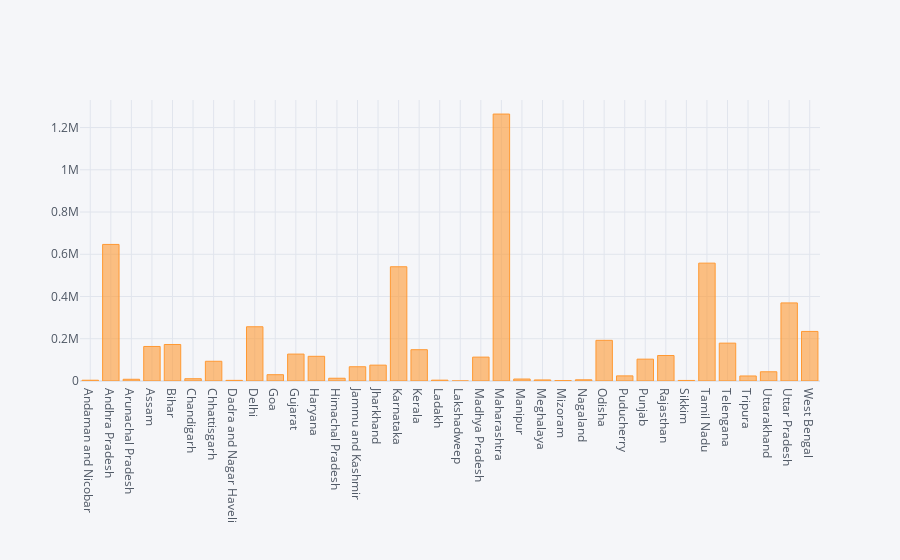

The cell this chart's notebook holds for it:
### Code cell
# pandas for visualization
df.plot(kind='bar',x='Name of State / UT',y='Total Cases')       
plt.show()

#Plotly vis 
df.iplot(kind='bar',x='Name of State / UT',y='Total Cases')

### Figure 1 — Plotly figure (JSON) as saved in the notebook; plotly's stock layout.template omitted (floating-point values rounded to 4 significant figures)
{"data": [{"marker": {"color": "rgba(255, 153, 51, 0.6)", "line": {"color": "rgba(255, 153, 51, 1.0)", "width": 1}}, "name": "Total Cases", "orientation": "v", "text": "", "type": "bar", "x": ["Andaman and Nicobar", "Andhra Pradesh", "Arunachal Pradesh", "Assam", "Bihar", "Chandigarh", "Chhattisgarh", "Dadra and Nagar Haveli", "Delhi", "Goa", "Gujarat", "Haryana", "Himachal Pradesh", "Jammu and Kashmir", "Jharkhand", "Karnataka", "Kerala", "Ladakh", "Lakshadweep", "Madhya Pradesh", "Maharashtra", "Manipur", "Meghalaya", "Mizoram", "Nagaland", "Odisha", "Puducherry", "Punjab", "Rajasthan", "Sikkim", "Tamil Nadu", "Telengana", "Tripura", "Uttarakhand", "Uttar Pradesh", "West Bengal"], "y": [3712, 646530, 8133, 163491, 172854, 10726, 93351, 2962, 256789, 29879, 127379, 116856, 13049, 67510, 75089, 540847, 148132, 3933, 0, 113057, 1263799, 9376, 4961, 1713, 5671, 192548, 24227, 103464, 120739, 2628, 557999, 179246, 23789, 43720, 369686, 234673]}], "layout": {"legend": {"bgcolor": "#F5F6F9", "font": {"color": "#4D5663"}}, "paper_bgcolor": "#F5F6F9", "plot_bgcolor": "#F5F6F9", "title": {"font": {"color": "#4D5663"}}, "xaxis": {"gridcolor": "#E1E5ED", "showgrid": true, "tickfont": {"color": "#4D5663"}, "title": {"font": {"color": "#4D5663"}, "text": ""}, "zerolinecolor": "#E1E5ED"}, "yaxis": {"gridcolor": "#E1E5ED", "showgrid": true, "tickfont": {"color": "#4D5663"}, "title": {"font": {"color": "#4D5663"}, "text": ""}, "zerolinecolor": "#E1E5ED"}}}
